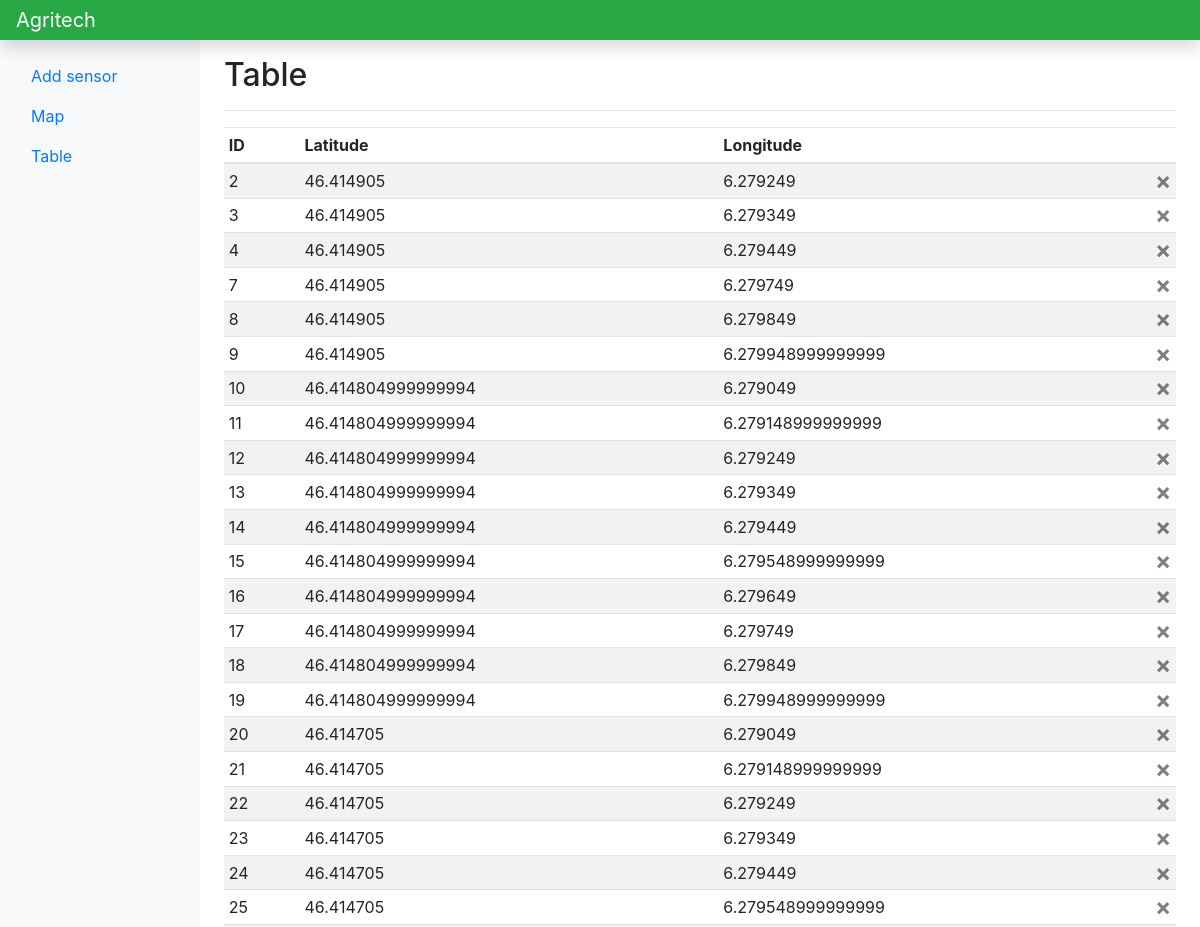
/table (upper part), run on an earlier commit of the app's database.
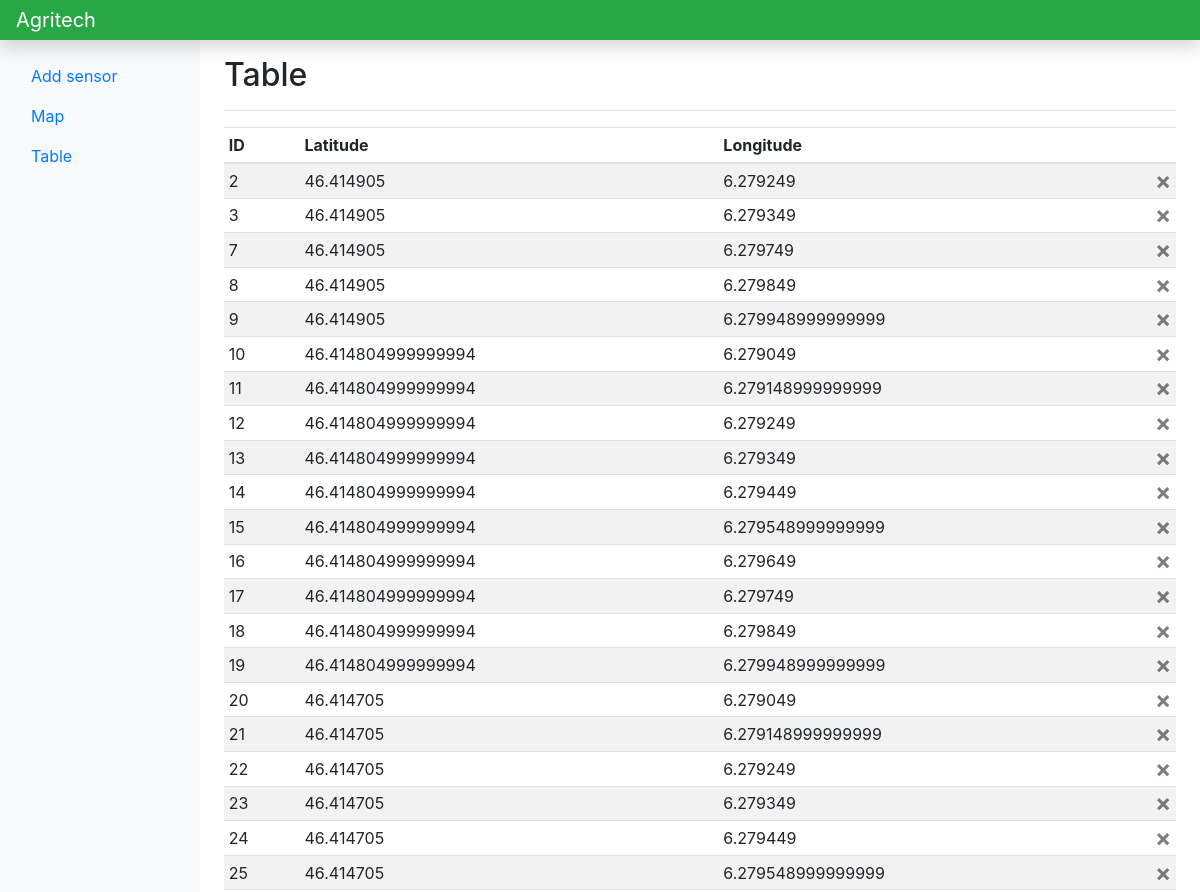
And on a later commit of the database.
### database.py (models this page shows, shortened)
class sensor(db.Model):
    id = db.Column(db.Integer, primary_key = True)
    lat = db.Column(db.Float)
    long = db.Column(db.Float)

### app.py (the view)
@app.route('/table', methods = ['POST', 'GET'])
def Table():
    if request.method == 'POST':
        id_to_delete = int(request.form['delete'])
        sensor_to_delete = sensor.query.get_or_404(id_to_delete)
        db.session.delete(sensor_to_delete)
        db.session.commit()
        return redirect('/table')
    else:
        list_sensor = db.session.query(sensor).order_by(sensor.id).all()
        return render_template('table.html', list_sensor = list_sensor)

### templates/table.html (shortened to what this page needs)
<!doctype html>
<html lang="en">
  <head>
    <link rel="stylesheet" href="https://stackpath.bootstrapcdn.com/bootstrap/4.3.1/css/bootstrap.min.css">
  </head>
  <body>
    <header class="navbar navbar-dark sticky-top bg-success flex-md-nowrap p-0 shadow">
      <a class="navbar-brand col-md-3 col-lg-2 me-0 px-3" href="#">Agritech</a>
    </header>
    <div class="container-fluid">
      <div class="row">
        <nav id="sidebarMenu" class="col-md-3 col-lg-2 d-md-block bg-light sidebar collapse">
          <div class="position-sticky pt-3">
            <ul class="nav flex-column">
              <li class="nav-item">
                <a class="nav-link active" aria-current="page" href="/">
                  Add sensor
                </a>
              </li>
              <li class="nav-item">
                <a class="nav-link" href="map">
                  Map
                </a>
              </li>
              <li class="nav-item">
                <a class="nav-link" href="table">
                  Table
                </a>
              </li>
            </ul>
          </div>
        </nav>
        <main class="col-md-9 ms-sm-auto col-lg-10 px-md-4">
          <div class="d-flex justify-content-between flex-wrap flex-md-nowrap align-items-center pt-3 pb-2 mb-3 border-bottom">
            <h1 class="h2">Table</h1>
          </div>
          <div class="table-responsive">
            <table class="table table-striped table-sm">
              <thead>
                <tr>
                  <th>ID</th>
                  <th>Latitude</th>
                  <th>Longitude</th>
                  <th></th>
                </tr>
              </thead>
              <tbody>
                {% for sensor in list_sensor %}
                <form action="/table" method="POST">
                  <tr>
                    <td>{{ sensor.id }}</td>
                    <td>{{ sensor.lat }}</td>
                    <td>{{ sensor.long }}</td>
                    <td><button  type = "submit" class = "close" aria-label="Close" id="delete" name = "delete" value = "{{ sensor.id }}">
                      <span aria-hidden="true">&times;</span>
                    </button></td>
                  </tr>
                </form>
                {%endfor%}
              </tbody>
            </table>
          </div>
        </main>
      </div>
    </div>
  </body>
</html>

What changed in the data, as far as the page shows it:
removed sensor: id "4", lat "46.414905", long "6.279449"
